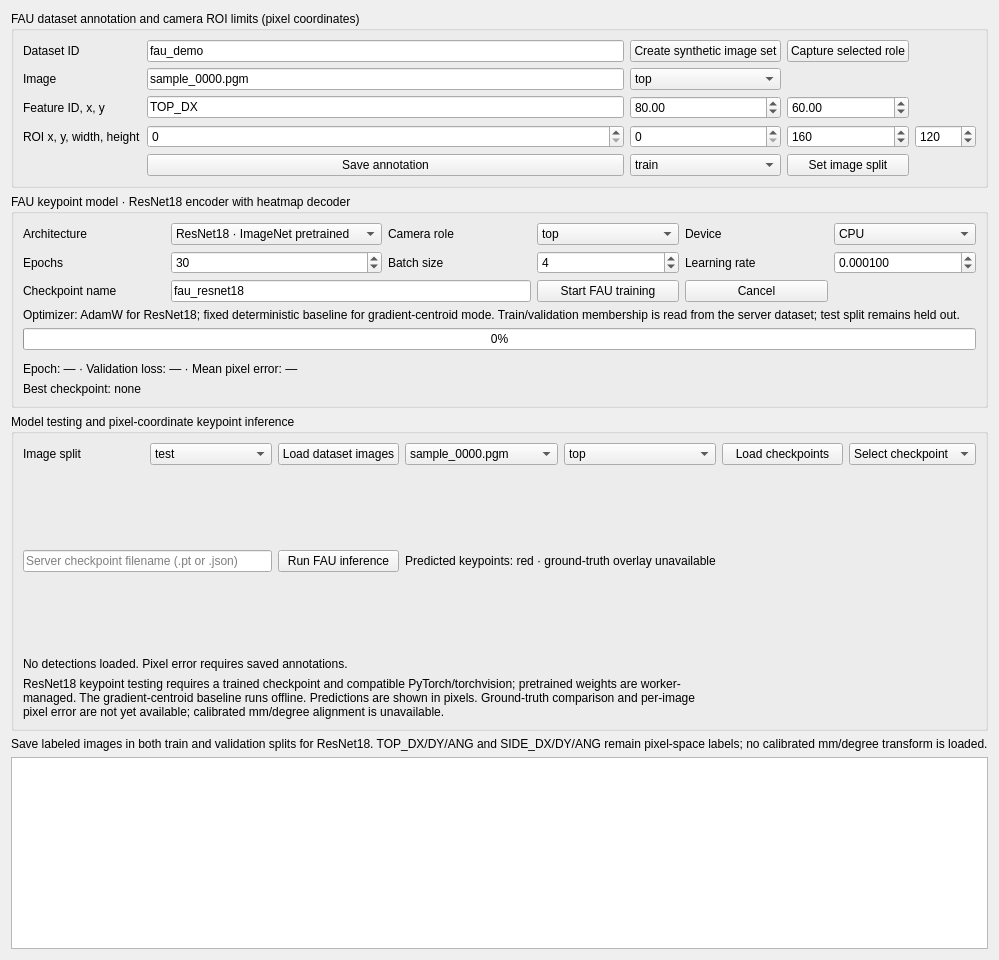
<widget class="QWidget" name="fauScrollContent">
       <layout class="QVBoxLayout" name="fauLayout">
        <item>
         <widget class="QGroupBox" name="fauAnnotationGroup">
          <property name="title">
           <string>FAU dataset annotation and camera ROI limits (pixel coordinates)</string>
          </property>
          <layout class="QGridLayout" name="fauAnnotationLayout">
           <item row="0" column="0">
            <widget class="QLabel" name="fauDatasetCaption">
             <property name="text">
              <string>Dataset ID</string>
             </property>
            </widget>
           </item>
           <item row="0" column="1">
            <widget class="QLineEdit" name="fauDatasetEdit">
             <property name="text">
              <string>fau_demo</string>
             </property>
            </widget>
           </item>
           <item row="0" column="2">
            <widget class="QPushButton" name="createFauDatasetButton">
             <property name="text">
              <string>Create synthetic image set</string>
             </property>
            </widget>
           </item>
           <item row="0" column="3"><widget class="QPushButton" name="captureFauImageButton"><property name="text"><string>Capture selected role</string></property></widget></item>
           <item row="1" column="0">
            <widget class="QLabel" name="fauImageCaption">
             <property name="text">
              <string>Image</string>
             </property>
            </widget>
           </item>
           <item row="1" column="1">
            <widget class="QLineEdit" name="fauImageEdit">
             <property name="text">
              <string>sample_0000.pgm</string>
             </property>
            </widget>
           </item>
           <item row="1" column="2">
            <widget class="QComboBox" name="fauRoleCombo">
             <item>
              <property name="text">
               <string>top</string>
              </property>
             </item>
             <item>
              <property name="text">
               <string>side</string>
              </property>
             </item>
            </widget>
           </item>
           <item row="2" column="0">
            <widget class="QLabel" name="fauFeatureCaption">
             <property name="text">
              <string>Feature ID, x, y</string>
             </property>
            </widget>
           </item>
           <item row="2" column="1">
            <widget class="QLineEdit" name="fauFeatureIdEdit">
             <property name="text">
              <string>TOP_DX</string>
             </property>
            </widget>
           </item>
           <item row="2" column="2">
            <widget class="QDoubleSpinBox" name="fauXSpin">
             <property name="maximum">
              <double>10000.000000000000000</double>
             </property>
             <property name="value">
              <double>80.000000000000000</double>
             </property>
            </widget>
           </item>
           <item row="2" column="3">
            <widget class="QDoubleSpinBox" name="fauYSpin">
             <property name="maximum">
              <double>10000.000000000000000</double>
             </property>
             <property name="value">
              <double>60.000000000000000</double>
             </property>
            </widget>
           </item>
           <item row="3" column="0">
            <widget class="QLabel" name="fauRoiCaption">
             <property name="text">
              <string>ROI x, y, width, height</string>
             </property>
            </widget>
           </item>
           <item row="3" column="1">
            <widget class="QSpinBox" name="roiXSpin">
             <property name="maximum">
              <number>10000</number>
             </property>
            </widget>
           </item>
           <item row="3" column="2">
            <widget class="QSpinBox" name="roiYSpin">
             <property name="maximum">
              <number>10000</number>
             </property>
            </widget>
           </item>
           <item row="3" column="3">
            <widget class="QSpinBox" name="roiWidthSpin">
             <property name="maximum">
              <number>10000</number>
             </property>
             <property name="value">
              <number>160</number>
             </property>
            </widget>
           </item>
           <item row="3" column="4">
            <widget class="QSpinBox" name="roiHeightSpin">
             <property name="maximum">
              <number>10000</number>
             </property>
             <property name="value">
              <number>120</number>
             </property>
            </widget>
           </item>
           <item row="4" column="1">
            <widget class="QPushButton" name="saveFauAnnotationButton">
             <property name="text">
              <string>Save annotation</string>
             </property>
            </widget>
           </item>
           <item row="4" column="2"><widget class="QComboBox" name="fauSplitCombo"><item><property name="text"><string>train</string></property></item><item><property name="text"><string>validation</string></property></item><item><property name="text"><string>test</string></property></item></widget></item>
           <item row="4" column="3"><widget class="QPushButton" name="setFauSplitButton"><property name="text"><string>Set image split</string></property></widget></item>
          </layout>
         </widget>
        </item>
        <item>
         <widget class="QGroupBox" name="fauTrainingGroup">
          <property name="title"><string>FAU keypoint model · ResNet18 encoder with heatmap decoder</string></property>
          <layout class="QGridLayout" name="fauTrainingLayout">
           <item row="0" column="0"><widget class="QLabel" name="fauArchitectureLabel"><property name="text"><string>Architecture</string></property></widget></item>
           <item row="0" column="1"><widget class="QComboBox" name="fauArchitectureCombo"><item><property name="text"><string>ResNet18 · ImageNet pretrained</string></property></item><item><property name="text"><string>Gradient-centroid offline baseline</string></property></item></widget></item>
           <item row="0" column="2"><widget class="QLabel" name="fauTrainingRoleLabel"><property name="text"><string>Camera role</string></property></widget></item>
           <item row="0" column="3"><widget class="QComboBox" name="fauTrainingRoleCombo"><item><property name="text"><string>top</string></property></item><item><property name="text"><string>side</string></property></item></widget></item>
           <item row="0" column="4"><widget class="QLabel" name="fauDeviceLabel"><property name="text"><string>Device</string></property></widget></item>
           <item row="0" column="5"><widget class="QComboBox" name="fauDeviceCombo"><item><property name="text"><string>CPU</string></property></item><item><property name="text"><string>CUDA</string></property></item></widget></item>
           <item row="1" column="0"><widget class="QLabel" name="fauEpochLabel"><property name="text"><string>Epochs</string></property></widget></item>
           <item row="1" column="1"><widget class="QSpinBox" name="fauEpochSpin"><property name="minimum"><number>1</number></property><property name="maximum"><number>300</number></property><property name="value"><number>30</number></property></widget></item>
           <item row="1" column="2"><widget class="QLabel" name="fauBatchLabel"><property name="text"><string>Batch size</string></property></widget></item>
           <item row="1" column="3"><widget class="QSpinBox" name="fauBatchSizeSpin"><property name="minimum"><number>1</number></property><property name="maximum"><number>128</number></property><property name="value"><number>4</number></property></widget></item>
           <item row="1" column="4"><widget class="QLabel" name="fauLearningRateLabel"><property name="text"><string>Learning rate</string></property></widget></item>
           <item row="1" column="5"><widget class="QDoubleSpinBox" name="fauLearningRateSpin"><property name="decimals"><number>6</number></property><property name="minimum"><double>0.000001000000000</double></property><property name="maximum"><double>0.100000000000000</double></property><property name="singleStep"><double>0.000100000000000</double></property><property name="value"><double>0.000100000000000</double></property></widget></item>
           <item row="2" column="0"><widget class="QLabel" name="fauModelNameLabel"><property name="text"><string>Checkpoint name</string></property></widget></item>
           <item row="2" column="1" colspan="2"><widget class="QLineEdit" name="fauModelNameEdit"><property name="text"><string>fau_resnet18</string></property></widget></item>
           <item row="2" column="3"><widget class="QPushButton" name="startFauTrainingButton"><property name="text"><string>Start FAU training</string></property></widget></item>
           <item row="2" column="4"><widget class="QPushButton" name="cancelFauTrainingButton"><property name="text"><string>Cancel</string></property></widget></item>
           <item row="3" column="0" colspan="6"><widget class="QLabel" name="fauTrainingPolicyLabel"><property name="text"><string>Optimizer: AdamW for ResNet18; fixed deterministic baseline for gradient-centroid mode. Train/validation membership is read from the server dataset; test split remains held out.</string></property><property name="wordWrap"><bool>true</bool></property></widget></item>
           <item row="4" column="0" colspan="6"><widget class="QProgressBar" name="fauProgressBar"><property name="value"><number>0</number></property></widget></item>
           <item row="5" column="0" colspan="6"><widget class="LossChartWidget" name="fauLossChart" native="true"/></item>
           <item row="6" column="0" colspan="6"><widget class="QLabel" name="fauMetricsLabel"><property name="text"><string>Epoch: — · Validation loss: — · Mean pixel error: —</string></property></widget></item>
           <item row="7" column="0" colspan="6"><widget class="QLabel" name="fauCheckpointLabel"><property name="text"><string>Best checkpoint: none</string></property></widget></item>
          </layout>
         </widget>
        </item>
        <item>
         <widget class="QGroupBox" name="fauInferenceGroup">
          <property name="title"><string>Model testing and pixel-coordinate keypoint inference</string></property>
          <layout class="QGridLayout" name="fauInferenceLayout">
           <item row="0" column="0"><widget class="QLabel" name="fauTestCaption"><property name="text"><string>Image split</string></property></widget></item>
           <item row="0" column="1"><widget class="QComboBox" name="fauTestSplitCombo"><item><property name="text"><string>test</string></property></item><item><property name="text"><string>validation</string></property></item><item><property name="text"><string>train</string></property></item></widget></item>
           <item row="0" column="2"><widget class="QPushButton" name="loadFauTestImagesButton"><property name="text"><string>Load dataset images</string></property></widget></item>
           <item row="0" column="3"><widget class="QComboBox" name="fauTestImageCombo"><item><property name="text"><string>sample_0000.pgm</string></property></item></widget></item>
           <item row="0" column="4"><widget class="QComboBox" name="fauTestRoleCombo"><item><property name="text"><string>top</string></property></item><item><property name="text"><string>side</string></property></item></widget></item>
           <item row="0" column="5"><widget class="QPushButton" name="loadFauCheckpointsButton"><property name="text"><string>Load checkpoints</string></property></widget></item>
           <item row="0" column="6"><widget class="QComboBox" name="fauCheckpointCombo"><item><property name="text"><string>Select checkpoint</string></property></item></widget></item>
           <item row="1" column="0" colspan="2"><widget class="QLineEdit" name="fauInferenceCheckpointEdit"><property name="placeholderText"><string>Server checkpoint filename (.pt or .json)</string></property></widget></item>
           <item row="1" column="2"><widget class="QPushButton" name="fauInferenceButton"><property name="text"><string>Run FAU inference</string></property></widget></item>
           <item row="1" column="3" colspan="2"><widget class="QLabel" name="fauInferencePreview"><property name="minimumSize"><size><width>260</width><height>180</height></size></property><property name="text"><string>Predicted keypoints: red · ground-truth overlay unavailable</string></property><property name="alignment"><set>Qt::AlignCenter</set></property></widget></item>
           <item row="2" column="0" colspan="5"><widget class="QLabel" name="fauInferenceLabel"><property name="text"><string>No detections loaded. Pixel error requires saved annotations.</string></property><property name="wordWrap"><bool>true</bool></property></widget></item>
           <item row="3" column="0" colspan="5"><widget class="QLabel" name="fauTestingAvailabilityLabel"><property name="text"><string>ResNet18 keypoint testing requires a trained checkpoint and compatible PyTorch/torchvision; pretrained weights are worker-managed. The gradient-centroid baseline runs offline. Predictions are shown in pixels. Ground-truth comparison and per-image pixel error are not yet available; calibrated mm/degree alignment is unavailable.</string></property><property name="wordWrap"><bool>true</bool></property></widget></item>
          </layout>
         </widget>
        </item>
        <item>
         <widget class="QLabel" name="fauDisclaimer">
          <property name="text">
           <string>Save labeled images in both train and validation splits for ResNet18. TOP_DX/DY/ANG and SIDE_DX/DY/ANG remain pixel-space labels; no calibrated mm/degree transform is loaded.</string>
          </property>
         </widget>
        </item>
        <item>
         <widget class="QPlainTextEdit" name="fauOutput">
          <property name="readOnly">
           <bool>true</bool>
          </property>
         </widget>
        </item>
       </layout>
      </widget>
